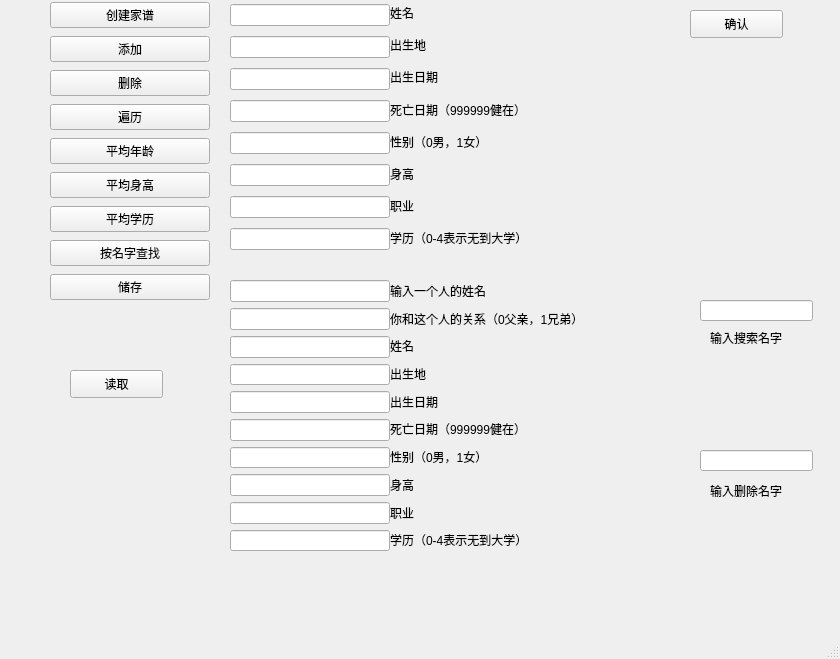
<?xml version="1.0" encoding="UTF-8"?>
<ui version="4.0">
 <class>MainWindow</class>
 <widget class="QMainWindow" name="MainWindow">
  <property name="geometry">
   <rect>
    <x>0</x>
    <y>0</y>
    <width>840</width>
    <height>659</height>
   </rect>
  </property>
  <property name="windowTitle">
   <string>MainWindow</string>
  </property>
  <widget class="QWidget" name="centralwidget">
   <widget class="QWidget" name="verticalLayoutWidget">
    <property name="geometry">
     <rect>
      <x>50</x>
      <y>0</y>
      <width>160</width>
      <height>302</height>
     </rect>
    </property>
    <layout class="QVBoxLayout" name="choice">
     <item>
      <widget class="QPushButton" name="Create">
       <property name="text">
        <string>创建家谱</string>
       </property>
      </widget>
     </item>
     <item>
      <widget class="QPushButton" name="Insert">
       <property name="text">
        <string>添加</string>
       </property>
      </widget>
     </item>
     <item>
      <widget class="QPushButton" name="Delete">
       <property name="text">
        <string>删除</string>
       </property>
      </widget>
     </item>
     <item>
      <widget class="QPushButton" name="Preorder">
       <property name="text">
        <string>遍历</string>
       </property>
      </widget>
     </item>
     <item>
      <widget class="QPushButton" name="ave_age">
       <property name="text">
        <string>平均年龄</string>
       </property>
      </widget>
     </item>
     <item>
      <widget class="QPushButton" name="ave_height">
       <property name="text">
        <string>平均身高</string>
       </property>
      </widget>
     </item>
     <item>
      <widget class="QPushButton" name="ave_xueli">
       <property name="text">
        <string>平均学历</string>
       </property>
      </widget>
     </item>
     <item>
      <widget class="QPushButton" name="Search">
       <property name="text">
        <string>按名字查找</string>
       </property>
      </widget>
     </item>
     <item>
      <widget class="QPushButton" name="Quit">
       <property name="text">
        <string>储存</string>
       </property>
      </widget>
     </item>
    </layout>
   </widget>
   <widget class="QWidget" name="verticalLayoutWidget_2">
    <property name="geometry">
     <rect>
      <x>230</x>
      <y>0</y>
      <width>160</width>
      <height>261</height>
     </rect>
    </property>
    <layout class="QVBoxLayout" name="VerInput">
     <item>
      <widget class="QLineEdit" name="InputName"/>
     </item>
     <item>
      <widget class="QLineEdit" name="InputBPlace"/>
     </item>
     <item>
      <widget class="QLineEdit" name="InputBDate"/>
     </item>
     <item>
      <widget class="QLineEdit" name="InputDDate"/>
     </item>
     <item>
      <widget class="QLineEdit" name="InputGender"/>
     </item>
     <item>
      <widget class="QLineEdit" name="InputHeight"/>
     </item>
     <item>
      <widget class="QLineEdit" name="InputJob"/>
     </item>
     <item>
      <widget class="QLineEdit" name="InputXueli"/>
     </item>
    </layout>
   </widget>
   <widget class="QPushButton" name="Queren">
    <property name="geometry">
     <rect>
      <x>690</x>
      <y>10</y>
      <width>93</width>
      <height>28</height>
     </rect>
    </property>
    <property name="text">
     <string>确认</string>
    </property>
   </widget>
   <widget class="QWidget" name="verticalLayoutWidget_3">
    <property name="geometry">
     <rect>
      <x>390</x>
      <y>0</y>
      <width>287</width>
      <height>251</height>
     </rect>
    </property>
    <layout class="QVBoxLayout" name="verticalLayout">
     <item>
      <widget class="QLabel" name="label1">
       <property name="text">
        <string>姓名</string>
       </property>
      </widget>
     </item>
     <item>
      <widget class="QLabel" name="label2">
       <property name="text">
        <string>出生地</string>
       </property>
      </widget>
     </item>
     <item>
      <widget class="QLabel" name="label3">
       <property name="text">
        <string>出生日期</string>
       </property>
      </widget>
     </item>
     <item>
      <widget class="QLabel" name="label4">
       <property name="text">
        <string>死亡日期（999999健在）</string>
       </property>
      </widget>
     </item>
     <item>
      <widget class="QLabel" name="label5">
       <property name="text">
        <string>性别（0男，1女）</string>
       </property>
      </widget>
     </item>
     <item>
      <widget class="QLabel" name="label6">
       <property name="text">
        <string>身高</string>
       </property>
      </widget>
     </item>
     <item>
      <widget class="QLabel" name="label7">
       <property name="text">
        <string>职业</string>
       </property>
      </widget>
     </item>
     <item>
      <widget class="QLabel" name="label8">
       <property name="text">
        <string>学历（0-4表示无到大学）</string>
       </property>
      </widget>
     </item>
    </layout>
   </widget>
   <widget class="QLabel" name="label10">
    <property name="geometry">
     <rect>
      <x>220</x>
      <y>570</y>
      <width>391</width>
      <height>20</height>
     </rect>
    </property>
    <property name="text">
     <string/>
    </property>
   </widget>
   <widget class="QWidget" name="verticalLayoutWidget_4">
    <property name="geometry">
     <rect>
      <x>230</x>
      <y>280</y>
      <width>160</width>
      <height>271</height>
     </rect>
    </property>
    <layout class="QVBoxLayout" name="verticalLayout_2">
     <item>
      <widget class="QLineEdit" name="edit1"/>
     </item>
     <item>
      <widget class="QLineEdit" name="edit2"/>
     </item>
     <item>
      <widget class="QLineEdit" name="edit3"/>
     </item>
     <item>
      <widget class="QLineEdit" name="edit4"/>
     </item>
     <item>
      <widget class="QLineEdit" name="edit5"/>
     </item>
     <item>
      <widget class="QLineEdit" name="edit6"/>
     </item>
     <item>
      <widget class="QLineEdit" name="edit7"/>
     </item>
     <item>
      <widget class="QLineEdit" name="edit8"/>
     </item>
     <item>
      <widget class="QLineEdit" name="edit9"/>
     </item>
     <item>
      <widget class="QLineEdit" name="edit10"/>
     </item>
    </layout>
   </widget>
   <widget class="QWidget" name="verticalLayoutWidget_5">
    <property name="geometry">
     <rect>
      <x>390</x>
      <y>280</y>
      <width>287</width>
      <height>271</height>
     </rect>
    </property>
    <layout class="QVBoxLayout" name="verticalLayout_3">
     <item>
      <widget class="QLabel" name="l1">
       <property name="text">
        <string>输入一个人的姓名</string>
       </property>
      </widget>
     </item>
     <item>
      <widget class="QLabel" name="l2">
       <property name="text">
        <string>你和这个人的关系（0父亲，1兄弟）</string>
       </property>
      </widget>
     </item>
     <item>
      <widget class="QLabel" name="l3">
       <property name="text">
        <string>姓名</string>
       </property>
      </widget>
     </item>
     <item>
      <widget class="QLabel" name="l4">
       <property name="text">
        <string>出生地</string>
       </property>
      </widget>
     </item>
     <item>
      <widget class="QLabel" name="l5">
       <property name="text">
        <string>出生日期</string>
       </property>
      </widget>
     </item>
     <item>
      <widget class="QLabel" name="l6">
       <property name="text">
        <string>死亡日期（999999健在）</string>
       </property>
      </widget>
     </item>
     <item>
      <widget class="QLabel" name="l7">
       <property name="text">
        <string>性别（0男，1女）</string>
       </property>
      </widget>
     </item>
     <item>
      <widget class="QLabel" name="l8">
       <property name="text">
        <string>身高</string>
       </property>
      </widget>
     </item>
     <item>
      <widget class="QLabel" name="l9">
       <property name="text">
        <string>职业</string>
       </property>
      </widget>
     </item>
     <item>
      <widget class="QLabel" name="l10">
       <property name="text">
        <string>学历（0-4表示无到大学）</string>
       </property>
      </widget>
     </item>
    </layout>
   </widget>
   <widget class="QPushButton" name="pushButton">
    <property name="geometry">
     <rect>
      <x>70</x>
      <y>370</y>
      <width>93</width>
      <height>28</height>
     </rect>
    </property>
    <property name="text">
     <string>读取</string>
    </property>
   </widget>
   <widget class="QLineEdit" name="InputSearchName">
    <property name="geometry">
     <rect>
      <x>700</x>
      <y>300</y>
      <width>113</width>
      <height>21</height>
     </rect>
    </property>
   </widget>
   <widget class="QLineEdit" name="InputDeleteName">
    <property name="geometry">
     <rect>
      <x>700</x>
      <y>450</y>
      <width>113</width>
      <height>21</height>
     </rect>
    </property>
   </widget>
   <widget class="QLabel" name="tip1">
    <property name="geometry">
     <rect>
      <x>710</x>
      <y>330</y>
      <width>101</width>
      <height>16</height>
     </rect>
    </property>
    <property name="text">
     <string>输入搜索名字</string>
    </property>
   </widget>
   <widget class="QLabel" name="tip2">
    <property name="geometry">
     <rect>
      <x>710</x>
      <y>480</y>
      <width>101</width>
      <height>21</height>
     </rect>
    </property>
    <property name="text">
     <string>输入删除名字</string>
    </property>
   </widget>
  </widget>
  <widget class="QMenuBar" name="menubar">
   <property name="geometry">
    <rect>
     <x>0</x>
     <y>0</y>
     <width>840</width>
     <height>26</height>
    </rect>
   </property>
  </widget>
  <widget class="QStatusBar" name="statusbar"/>
 </widget>
 <resources/>
 <connections/>
</ui>
